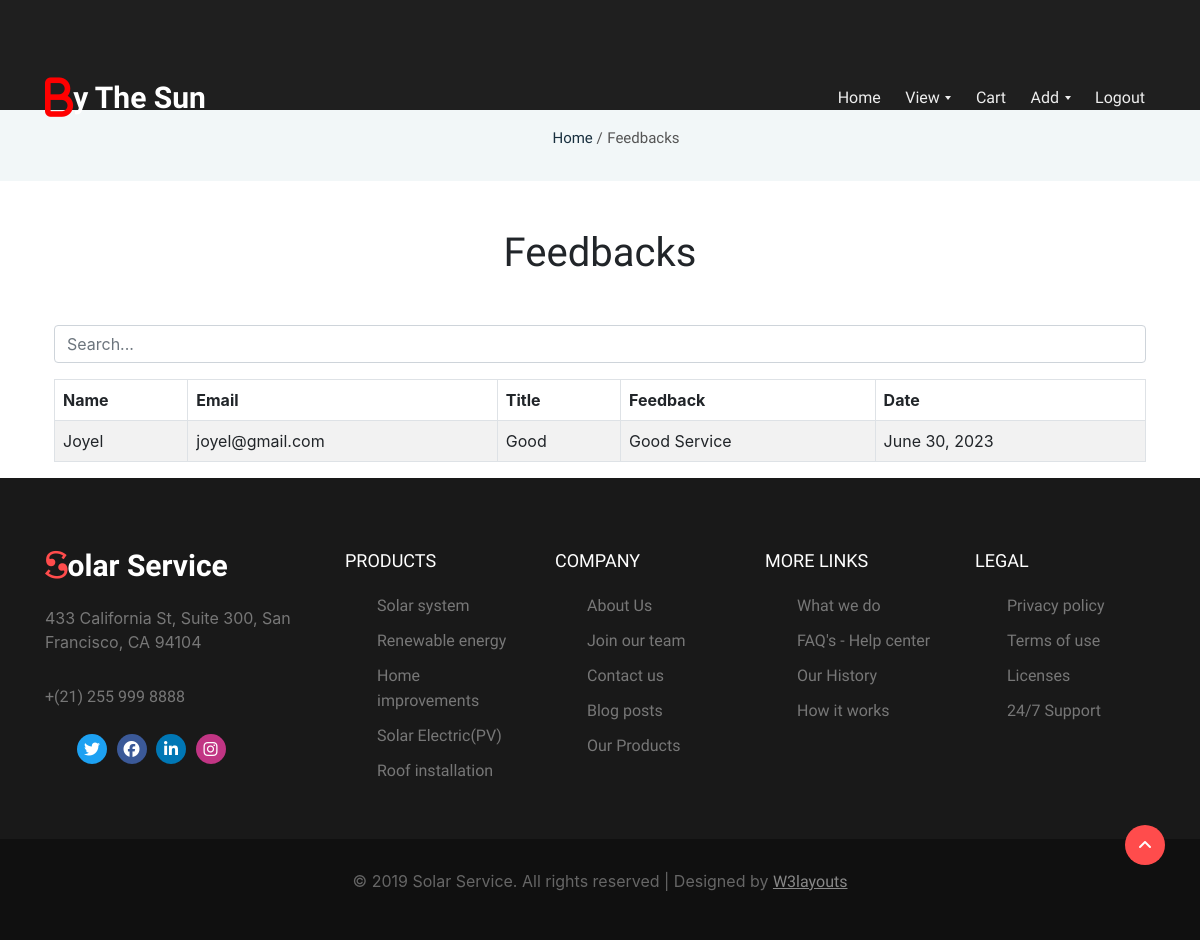
Page /viewFeedback/ on the committed database.
### app/models.py (models this page shows, shortened)
class Feedback(models.Model):
    uid=models.ForeignKey(Customer,on_delete=models.CASCADE)
    title=models.CharField(max_length=100)
    feedback=models.CharField(max_length=300)
    date = models.DateField(auto_now_add=True)
    status=models.CharField(max_length=100,default="Sent")

class Customer(models.Model):
    name = models.CharField(max_length=100)
    email = models.EmailField(max_length=100)
    phone = models.IntegerField()
    address = models.CharField(max_length=300)
    district = models.CharField(max_length=100)
    loginid = models.ForeignKey(Login, on_delete=models.CASCADE)

### app/views.py (the view)
# urls.py: path('viewFeedback/', views.viewFeedback),
def viewFeedback(request):
    feedbacks = Feedback.objects.all()
    return render(request, "ADMIN/viewFeedback.html", {"feedbacks": feedbacks})

### templates/ADMIN/viewFeedback.html (shortened to what this page needs)
{% extends "CUSTOMER/customerBase.html" %}
{% block header %}
{% load static %}
<section class="w3l-breadcrumns">
    <div class="wrapper">
        <ul>
            <li><a id="a" href="/adminHome">Home</a> /</li>
            <li>Feedbacks</li>
        </ul>
    </div>
</section>
<link rel="stylesheet" href="https://cdn.jsdelivr.net/npm/bootstrap@5.2.3/dist/css/bootstrap.min.css"
>
<link rel="stylesheet" href="https://stackpath.bootstrapcdn.com/bootstrap/5.0.0/css/bootstrap.min.css">
<body>
    <div class="container">
        <h1 align="center" class="m-5">Feedbacks </h1>
        <input type="text" id="searchInput" class="form-control mb-3" placeholder="Search...">
        <table class="table table-striped table-bordered" border="1">
            <thead>
                <tr>
                    <th>Name</th>
                    <th>Email</th>
                    <th>Title</th>
                    <th>Feedback</th>
                    <th>Date</th>
                </tr>
            </thead>
            <tbody id="tableBody">
                {% for i in feedbacks %}
                <tr id="row{{ forloop.counter }}">
                    <td>{{ i.uid.name }}</td>
                    <td>{{ i.uid.email }}</td>
                    <td>{{ i.title }}</td>
                    <td>{{ i.feedback }}</td>
                    <td>{{ i.date }}</td>
                </tr>
                {% endfor %}
            </tbody>
        </table>
    </div>
</body>
</html>
{% endblock %}

### templates/CUSTOMER/customerBase.html (style rules this page uses)
#a { text-decoration: none; }
* { box-sizing: border-box; font-family: -apple-system, BlinkMacSystemFont, "Segoe UI", Roboto, Oxygen-Sans, Ubuntu, Cantarell, "Helvetica Neue", sans-serif; }

### templates/ADMIN/viewFeedback.html (style rules this page uses)
th { text-align: center; }
#a { text-decoration: none; }

### rows in the picture
Feedback: uid.name "Joyel", uid.email "joyel@gmail.com", title "Good", feedback "Good Service", date "June 30, 2023"
